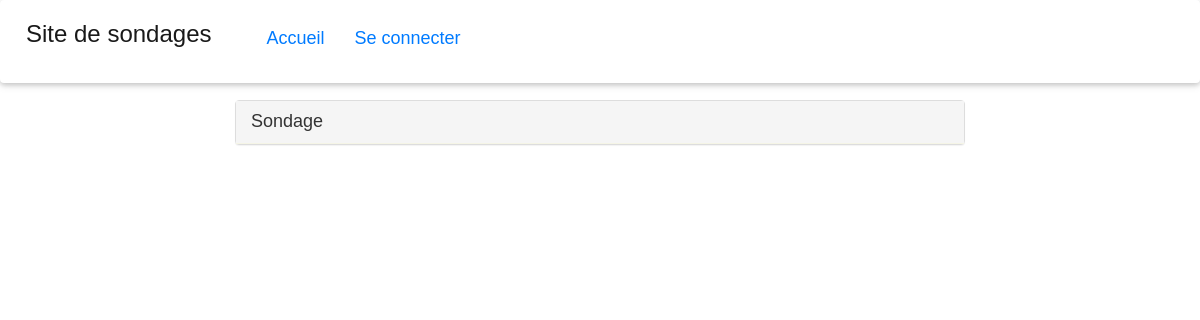
Before: / with the older database file.
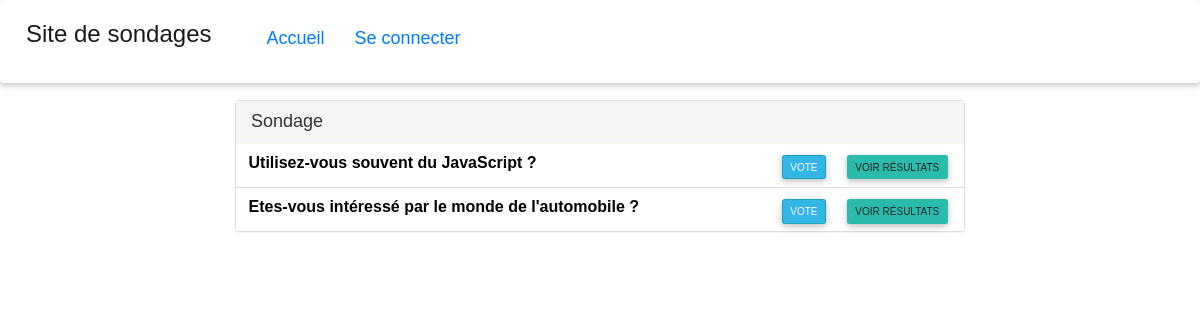
After: the same page with the newer database file.
### app/models.py (models this page shows, shortened)
class Poll(models.Model):
    question = models.TextField()
    option_one = models.CharField(max_length=30)
    option_two = models.CharField(max_length=30)
    option_three = models.CharField(max_length=30)
    option_one_count = models.IntegerField(default=0)
    option_two_count = models.IntegerField(default=0)
    option_three_count = models.IntegerField(default=0)

### app/views.py (the view)
# urls.py: path('', pollViews.home, name='accueil'),
def home(request):
    polls = Poll.objects.all()
    context = {
        'polls': polls
    }
    return render(request, 'home.html', context)

### templates/home.html (shortened to what this page needs)
{% extends "base.html" %}
{% block main %}
<div class="row" id="row-content">
    <div class="col-lg-8 col-lg-offset-2">
        <div class="panel panel-default">
            <div class="panel-heading">
                <h3 class="panel-title">Sondage</h3>
            </div>
            <ul class="list-group">
                {% for poll in polls %}
                <li class="list-group-item">
                    <strong>{{ poll.question }}</strong>
                    <span class="pull-right">
                        {% if user.is_authenticated %}
                            <a href="{% url 'vote' poll.id %}" class="btn btn-info btn-xs">Vote</a> &nbsp;
                            <a href="{% url 'resultats' poll.id %}" class="btn btn-default btn-xs">Voir résultats</a>
                        {% else %}&nbsp;
                            <a href="{% url 'login' %}" class="btn btn-info btn-xs">Vote</a> &nbsp;
                            <a href="{% url 'resultats' poll.id %}" class="btn btn-default btn-xs">Voir résultats</a>
                        {% endif %}
                    </span>
                </li>
                {% endfor %}
            </ul>
        </div>
    </div>
</div>
{% endblock %}

### templates/base.html (shortened to what this page needs)
{% load i18n %}
{% load static %}
<!DOCTYPE html>
<html lang="fr">
	<head>
        <link rel="stylesheet" href="{% static 'css/mdb.min.css' %}">
        <link rel="stylesheet" href="{% static 'css/bootstrap.min.css' %}">
        <link rel="stylesheet" href="https://maxcdn.bootstrapcdn.com/bootstrap/3.3.7/css/bootstrap.min.css">
        <link rel="stylesheet" href="https://stackpath.bootstrapcdn.com/bootstrap/4.3.1/css/bootstrap.min.css">
		<link rel="stylesheet" type="text/css" href="{% static 'css/style.css' %}" />
	</head>
	<body>
        <header class="navbar fixed-top navbar-expand-md navbar-light white scrolling-navbar">
		<nav>
            {% if user.is_authenticated %}
			<div class="container">
				<div class="navbar-header">
					<a class="navbar-brand waves-effect" href="{% url 'accueil' %}" id="name-site">Site de sondages</a>
				</div>
				<div class="collapse navbar-collapse" id="navbarSupportedContent">
					<ul class="navbar-nav mr-auto" id="navbar_content">
						<li><a href="{% url 'accueil' %}" style="font-size: large">Accueil</a></li>
						<li><a href="{% url 'creer' %}" style="font-size: large">Créer un sondage</a></li>
                        <li><a href="{% url "logout" %}" style="font-size: large">Se déconnecter</a></li>
					</ul>
                </div>
			</div>
            {% else %}
                <div class="navbar-header">
					<a class="navbar-brand waves-effect" href="{% url 'accueil' %}" style="font-size: x-large">Site de sondages</a>
				</div>
                <div class="collapse navbar-collapse" id="navbarSupportedContent">
                <ul class="navbar-nav mr-auto" id="navbar_content">
                    <li><a href="{% url "accueil" %}" style="font-size: large"> Accueil </a></li>
                    <li><a href="{% url "login" %}" style="font-size: large"> Se connecter </a></li>
                </ul>
                </div>
            {% endif %}
		</nav>
        </header>
		<div class="container">
			{% block main %}{% endblock %}
		</div>
    </body>
</html>

### static/css/style.css (style rules this page uses)
* { margin: 0; padding: 0; box-sizing: border-box; }
html { scroll-behavior: smooth; }
body { font-family: "poppins-semibold", sans-serif; color: black; font-size: medium; }
a { text-decoration: none; }
nav { text-align: center; }
nav ul li a { display: flex; padding: 0 15px; }
#navbarSupportedContent { display: flex; }
header { transition: ease-in-out 0.3s; width: 100%; position: fixed; display: flex; justify-content: space-between; align-items: center; padding: 20px; z-index: 999999; }
header ul { list-style: none; }
#row-content { margin-top: 100px; }
.panel-default > .panel-heading { color: #333; border-color: rgba(245, 245, 220, .6); border-top-left-radius: 0; border-top-right-radius: 0; }
.panel-title { font-size: large; }
.pull-right a { font-size: 10px; }

Changed rows visible on the page:
added Poll: question "Utilisez-vous souvent du JavaScript ?"
added Poll: question "Etes-vous intéressé par le monde de l'automobile ?"
